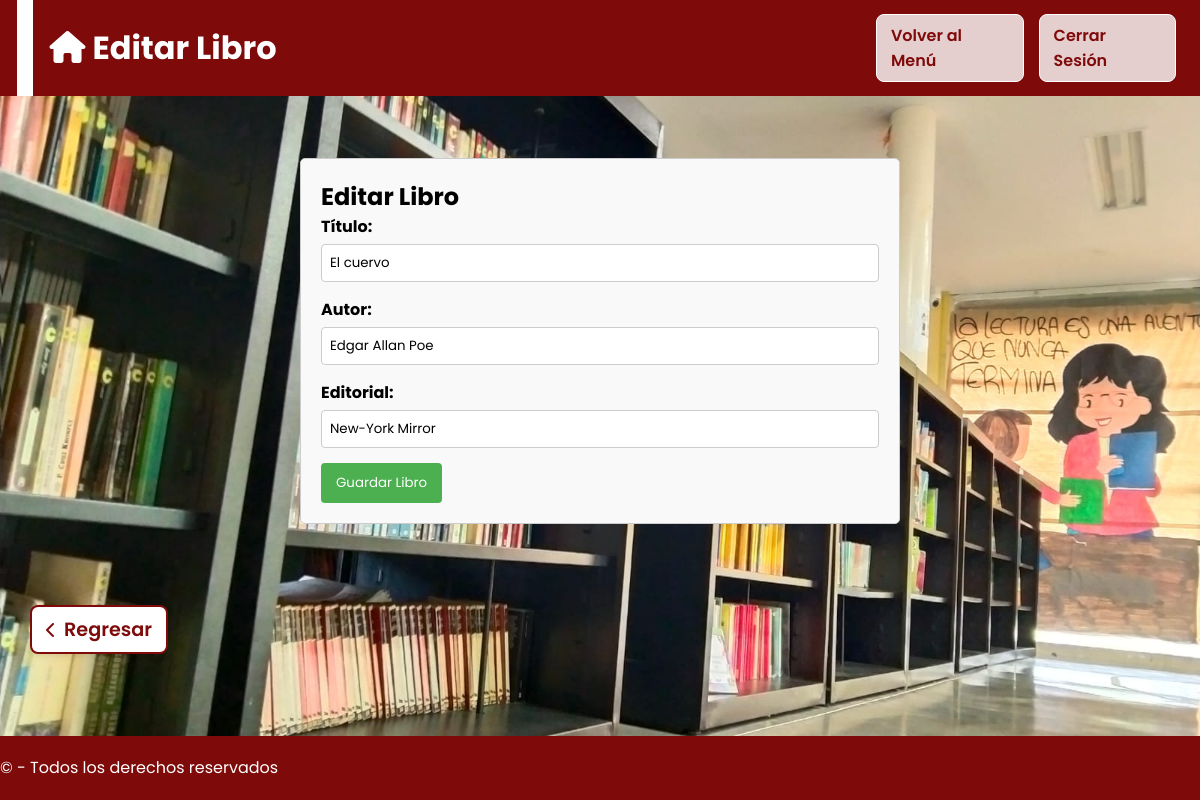
Screenshot of /libros/editar/4/ (signed in) with the database file from the repository.
### libros/models.py (models this page shows, shortened)
class Libro(models.Model):
    titulo = models.CharField(max_length=200)
    autor = models.CharField(max_length=200)
    editorial = models.CharField(max_length=200)
    disponible = models.BooleanField(default=True)

### libros/views.py (the view)
# urls.py: path('libros/editar/<int:libro_id>/', views.editar_libro, name='editar_libro'),
@login_required
def editar_libro(request, libro_id):
    libro = Libro.objects.get(id=libro_id)
    if request.method == 'POST':
        form = LibroForm(request.POST, instance=libro)
        if form.is_valid():
            form.save()
            return redirect('libros')
    else:
        form = LibroForm(instance=libro)
    return render(request, 'libros/editar_libro.html', {'form': form})

### libros/forms.py
class LibroForm(forms.ModelForm):
    class Meta:
        model = Libro
        fields = ['titulo', 'autor', 'editorial', 'disponible']
        labels = {
            'titulo': 'Título',
            'autor': 'Autor',
            'editorial': 'Editorial',
        }
        widgets = {
            'titulo': forms.TextInput(attrs={'id': 'titulo'}),
            'autor': forms.TextInput(attrs={'id': 'autor'}),
            'editorial': forms.TextInput(attrs={'id': 'editorial'}),
        }

### libros/templates/libros/editar_libro.html (shortened to what this page needs)
{% extends "libros/base.html" %}
{% load static %}
{% block extra_head %}
<link rel="stylesheet" href="{% static 'libros/css/realizar_prestamo.css' %}">
{% endblock extra_head %}
{% block Titulo %} Editar Libro {% endblock Titulo %}
{% block encabezado %}
{% if user.is_authenticated %}
<div class="botones-header">
    <a href="{% url 'menu' %}" class="btn-volver">Volver al Menú</a>
    <a href="{% url 'logout' %}" class="btn-logout">Cerrar Sesión</a>
</div>
{% endif %}
{% endblock encabezado %}
{% block content %}
<div class="form-container">
    <h2>Editar Libro</h2>
    <form method="POST">
        <div class="form-group">
            <label for="{{ form.titulo.id_for_label }}">{{ form.titulo.label }}:</label>
            {{ form.titulo }}
        </div>
        <div class="form-group">
            <label for="{{ form.autor.id_for_label }}">{{ form.autor.label }}:</label>
            {{ form.autor }}
        </div>
        <div class="form-group">
            <label for="{{ form.editorial.id_for_label }}">{{ form.editorial.label }}:</label>
            {{ form.editorial }}
        </div>
        <button type="submit">Guardar Libro</button>
    </form>
</div>
<a class="regrese" href="{% url 'libros' %}"><i class="fa-solid fa-chevron-left"></i> Regresar</a>
{% endblock content %}

### libros/static/libros/css/base.css (style rules this page uses)
:root { --primario: #7e0a0a; }
* { margin: 0px; padding: 0px; box-sizing: border-box; font-family: 'Poppins', sans-serif; }
html { background-repeat: no-repeat; background-color: rgba(156, 124, 124, 0.61); background-image: url(../img/Imagen_Biblioteca.jpg); background-size: cover; background-position: center; }
body { display: flex; flex-direction: column; min-height: 100vh; }
.botones-header { display: flex; align-items: center; margin-right: 3vh; gap: 15px; }
.btn-volver, .btn-logout { background-color: rgba(255, 255, 255, 0.8); color: var(--primario); border: 1px solid white; border-radius: 8px; padding: 8px 14px; font-weight: 600; text-decoration: none; transition: background-color 0.3s, color 0.3s; }

### libros/static/libros/css/realizar_prestamo.css (style rules this page uses)
.form-container { width: 50%; margin: auto; padding: 20px; border: 1px solid #ccc; border-radius: 5px; background-color: #f9f9f9; }
.form-group { margin-bottom: 15px; }
label { font-weight: bold; }
input, select, textarea { width: 100%; padding: 8px; margin-top: 5px; border: 1px solid #ccc; border-radius: 4px; }
button { background-color: #4CAF50; color: white; padding: 10px 15px; border: none; border-radius: 4px; cursor: pointer; }
.regrese { display: inline-flex; align-items: center; gap: 8px; margin: 20px 30px; padding: 8px 14px; font-size: 1.2rem; font-weight: 600; color: var(--primario); background-color: #ffffff; border: 2px solid var(--primario); border-radius: 8px; text-decoration: none; box-shadow: 0 2px 6px rgba(0, 0, 0, 0.1); transition: all 0.3s ease; cursor: pointer; width: fit-content; }
.regrese i { font-size: 1rem; }

### rows the page displays
Libro: titulo "El cuervo", autor "Edgar Allan Poe", editorial "New-York Mirror"
